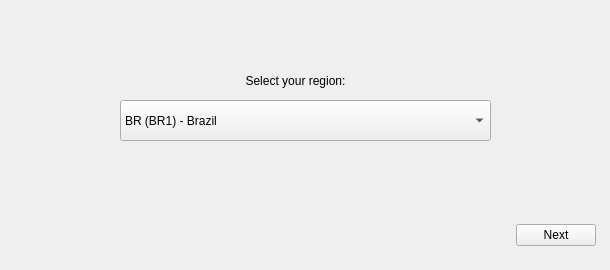
             <widget class="QWidget" name="region">
              <widget class="QLabel" name="regionLabel">
               <property name="enabled">
                <bool>true</bool>
               </property>
               <property name="geometry">
                <rect>
                 <x>230</x>
                 <y>70</y>
                 <width>131</width>
                 <height>21</height>
                </rect>
               </property>
               <property name="layoutDirection">
                <enum>Qt::LeftToRight</enum>
               </property>
               <property name="text">
                <string>Select your region:</string>
               </property>
               <property name="textFormat">
                <enum>Qt::AutoText</enum>
               </property>
               <property name="scaledContents">
                <bool>false</bool>
               </property>
               <property name="alignment">
                <set>Qt::AlignCenter</set>
               </property>
              </widget>
              <widget class="QComboBox" name="languageComboBox">
               <property name="geometry">
                <rect>
                 <x>120</x>
                 <y>100</y>
                 <width>371</width>
                 <height>41</height>
                </rect>
               </property>
               <property name="sizePolicy">
                <sizepolicy hsizetype="Expanding" vsizetype="Expanding">
                 <horstretch>60</horstretch>
                 <verstretch>80</verstretch>
                </sizepolicy>
               </property>
               <property name="minimumSize">
                <size>
                 <width>200</width>
                 <height>0</height>
                </size>
               </property>
               <property name="layoutDirection">
                <enum>Qt::LeftToRight</enum>
               </property>
               <property name="currentText">
                <string>BR (BR1) - Brazil</string>
               </property>
               <property name="frame">
                <bool>true</bool>
               </property>
               <item>
                <property name="text">
                 <string extracomment="br">BR (BR1) - Brazil</string>
                </property>
               </item>
               <item>
                <property name="text">
                 <string extracomment="euw">EUW (EUW1) - Europe West</string>
                </property>
               </item>
               <item>
                <property name="text">
                 <string extracomment="eune">EUNE (EUN1) - Europe Nordic &amp; East</string>
                </property>
               </item>
               <item>
                <property name="text">
                 <string extracomment="la1">LAN (LA1) - Latin America North</string>
                </property>
               </item>
               <item>
                <property name="text">
                 <string extracomment="la2">LAS (LA2) - Latin America South</string>
                </property>
               </item>
               <item>
                <property name="text">
                 <string extracomment="na">NA (NA1) - North America</string>
                </property>
               </item>
               <item>
                <property name="text">
                 <string extracomment="oc1">OCE (OCE/OC1) - Oceania</string>
                </property>
               </item>
               <item>
                <property name="text">
                 <string extracomment="ru">RU (RU1) - Russia</string>
                </property>
               </item>
               <item>
                <property name="text">
                 <string extracomment="tr">TR (TR1) - Turkey</string>
                </property>
               </item>
               <item>
                <property name="text">
                 <string extracomment="jp">JP (JP1) - Japan</string>
                </property>
               </item>
               <item>
                <property name="text">
                 <string extracomment="kr">KR (KR) - Republic of Korea</string>
                </property>
               </item>
              </widget>
              <widget class="QWidget" name="horizontalLayoutWidget_2">
               <property name="geometry">
                <rect>
                 <x>0</x>
                 <y>210</y>
                 <width>601</width>
                 <height>51</height>
                </rect>
               </property>
               <layout class="QHBoxLayout" name="horizontalLayout_2">
                <property name="leftMargin">
                 <number>5</number>
                </property>
                <property name="topMargin">
                 <number>1</number>
                </property>
                <property name="rightMargin">
                 <number>5</number>
                </property>
                <property name="bottomMargin">
                 <number>1</number>
                </property>
                <item>
                 <spacer name="horizontalSpacer_2">
                  <property name="orientation">
                   <enum>Qt::Horizontal</enum>
                  </property>
                  <property name="sizeHint" stdset="0">
                   <size>
                    <width>40</width>
                    <height>20</height>
                   </size>
                  </property>
                 </spacer>
                </item>
                <item>
                 <widget class="QPushButton" name="nextRegion">
                  <property name="text">
                   <string>Next</string>
                  </property>
                  <property name="icon">
                   <iconset theme="go-next">
                    <normaloff>.</normaloff>.</iconset>
                  </property>
                 </widget>
                </item>
               </layout>
              </widget>
             </widget>
